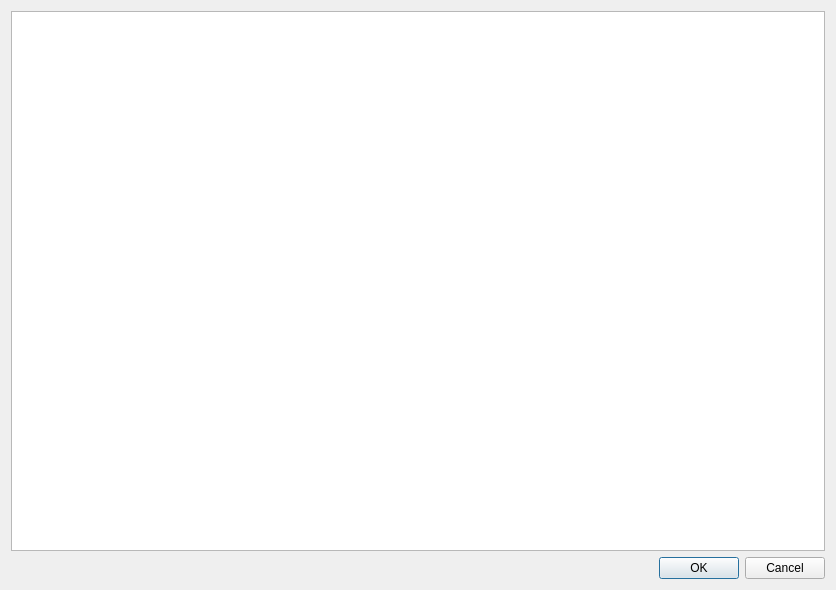
<?xml version="1.0" encoding="UTF-8"?>
<ui version="4.0">
 <class>TmplSelectDialog</class>
 <widget class="QDialog" name="TmplSelectDialog">
  <property name="geometry">
   <rect>
    <x>0</x>
    <y>0</y>
    <width>836</width>
    <height>590</height>
   </rect>
  </property>
  <property name="windowTitle">
   <string>Select</string>
  </property>
  <layout class="QGridLayout" name="gridLayout">
   <item row="1" column="1">
    <widget class="QPushButton" name="okButton">
     <property name="text">
      <string>OK</string>
     </property>
    </widget>
   </item>
   <item row="1" column="2">
    <widget class="QPushButton" name="cancelButton">
     <property name="text">
      <string>Cancel</string>
     </property>
    </widget>
   </item>
   <item row="1" column="0">
    <spacer name="horizontalSpacer">
     <property name="orientation">
      <enum>Qt::Horizontal</enum>
     </property>
     <property name="sizeHint" stdset="0">
      <size>
       <width>40</width>
       <height>20</height>
      </size>
     </property>
    </spacer>
   </item>
   <item row="0" column="0" colspan="3">
    <widget class="QTableView" name="tableView">
     <property name="editTriggers">
      <set>QAbstractItemView::NoEditTriggers</set>
     </property>
     <property name="selectionMode">
      <enum>QAbstractItemView::SingleSelection</enum>
     </property>
     <property name="selectionBehavior">
      <enum>QAbstractItemView::SelectColumns</enum>
     </property>
    </widget>
   </item>
  </layout>
 </widget>
 <resources/>
 <connections/>
</ui>
